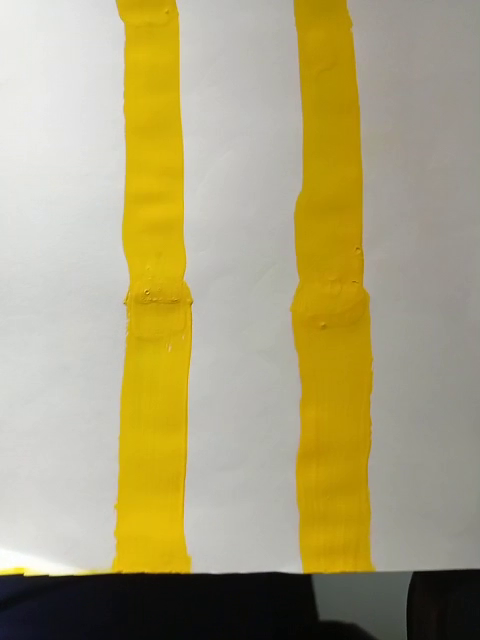
#> input picture frame 26 of path/Track2.mp4, 480 x 640 px
$ python pathDetector.py
#> lines starting #> are read from the running program, lines starting #| are printed output that depends on the picture; after the words box and inside, x2 and y2 are one past the last pixel; in counts of white or black regions, pixels touching at a corner belong together
import numpy as np
import cv2

vid = cv2.VideoCapture('Track2.mp4')
coordinates = [[0, 0]]


def orange():
    slope = 0.0
    while True:
        ret, image = vid.read()
#> image is the input picture: shape (640, 480, 3); mean B, G, R 121.6, 162.7, 172.6

        height = image.shape[0]
#> height = 640
        width = image.shape[1]
#> width = 480

        hsvFrame = cv2.cvtColor(image, cv2.COLOR_BGR2HSV)
#> hsvFrame: shape (640, 480, 3); mean H, S, V 30.1, 73.2, 173.2

        orange_lower = np.array([10, 100, 20], np.uint8)
        orange_upper = np.array([25, 255, 255], np.uint8)
        orange_mask = cv2.inRange(hsvFrame, orange_lower, orange_upper)
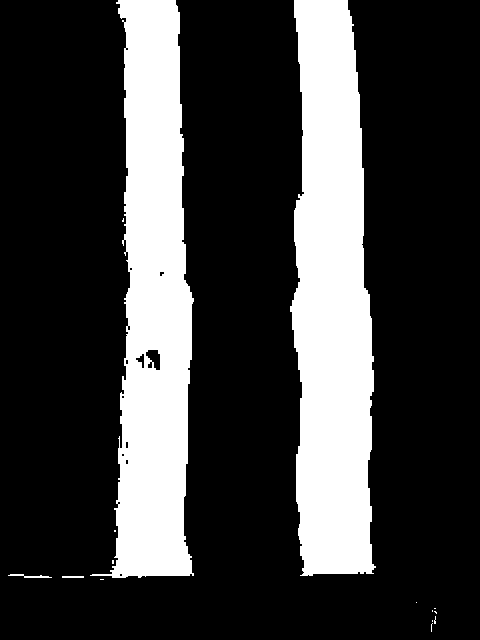
#> orange_mask: shape (640, 480); 24.3% white; 15 white regions (11 under 20 px), largest, box (x1, y1, x2, y2) and area: (290, 0, 376, 576) 38681, (90, 0, 194, 578) 35641, (8, 574, 52, 578) 85, (62, 576, 84, 578) 44

        kernel = np.ones((5, 5), "uint8")

        orange_mask = cv2.dilate(orange_mask, kernel)
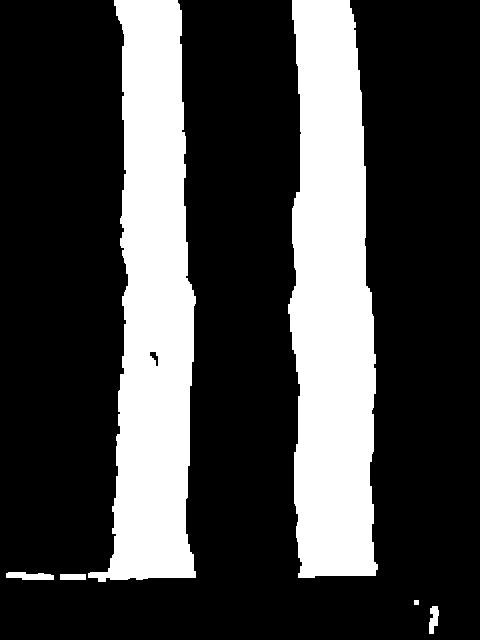
#> orange_mask: shape (640, 480); 26.4% white; 6 white regions
        res_orange = cv2.bitwise_and(image, image, mask=orange_mask)
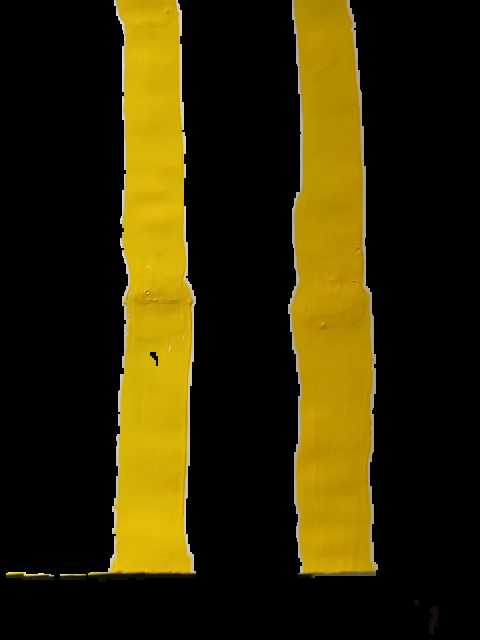
#> res_orange: shape (640, 480, 3); mean B, G, R 4.5, 42.2, 51.5

        contours, hierarchy = cv2.findContours(orange_mask, cv2.RETR_TREE, cv2.CHAIN_APPROX_SIMPLE)
#> contours = 7 contours, 1 with area under 20; largest, box (x1, y1, x2, y2) and area: (288, 0, 378, 578) 40772, (88, 0, 196, 582) 38410, (6, 572, 54, 580) 244, (429, 606, 439, 634) 158, (60, 574, 86, 580) 125, (149, 351, 159, 367) 75

        for pic, contour in enumerate(contours):
            area = cv2.contourArea(contour)
            if area > 2000:
                x, y, w, h = cv2.boundingRect(contour)
                cv2.rectangle(image, (x, y),
                              (x + w, y + h),
                              (255, 255, 0), 2)

                cv2.putText(image, "Orange", (x, y),
                            cv2.FONT_HERSHEY_SIMPLEX,
                            1.0, (255, 255, 0))

                centre_x, centre_y = ((x * 2 + w) // 2, (y * 2 + h) // 2)
                x, y = (coordinates[0][0], coordinates[0][1])

                cv2.line(image, (centre_x, centre_y), (coordinates[0][0], coordinates[0][1]), (0, 256, 0))

                if (x - centre_x) != 0:
                    slope = (y - centre_y) / (x - centre_x)

                if slope > 0.2:
                    cv2.putText(image, "Right", (width // 2, height // 2), cv2.FONT_HERSHEY_PLAIN, 3, (255, 255, 255), 3)

                elif slope < -0.2:
                    cv2.putText(image, "Left", (width // 2, height // 2), cv2.FONT_HERSHEY_PLAIN, 3, (255, 255, 255),
                                3)

                else:
                    cv2.putText(image, "Straight", (width // 2, height // 2), cv2.FONT_HERSHEY_PLAIN, 3,
                                (255, 255, 255), 3)

                coordinates.pop()
                coordinates.append([centre_x, centre_y])
#> this loop made 7 passes
#> (area, w, h, centre_x, centre_y, slope) on passes 5 to 6: (40772, 90, 578, 333, 289, 0.868), (38410, 108, 582, 142, 291, -0.0105)
#> area on passes 1, 4, 7: 157.5, 244, 75
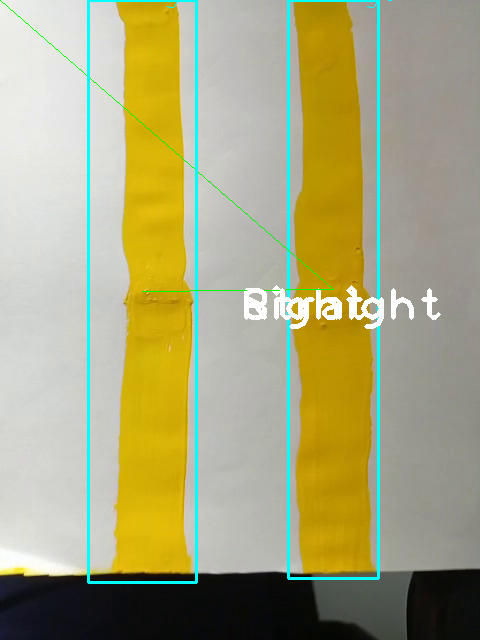
#> image: shape (640, 480, 3); 3.73% of pixels changed, all inside (x1, y1, x2, y2) = (0, 0, 441, 584)
#> after the loop, coordinates = [[142, 291]]

        cv2.imshow("images", np.hstack([image, res_orange]))
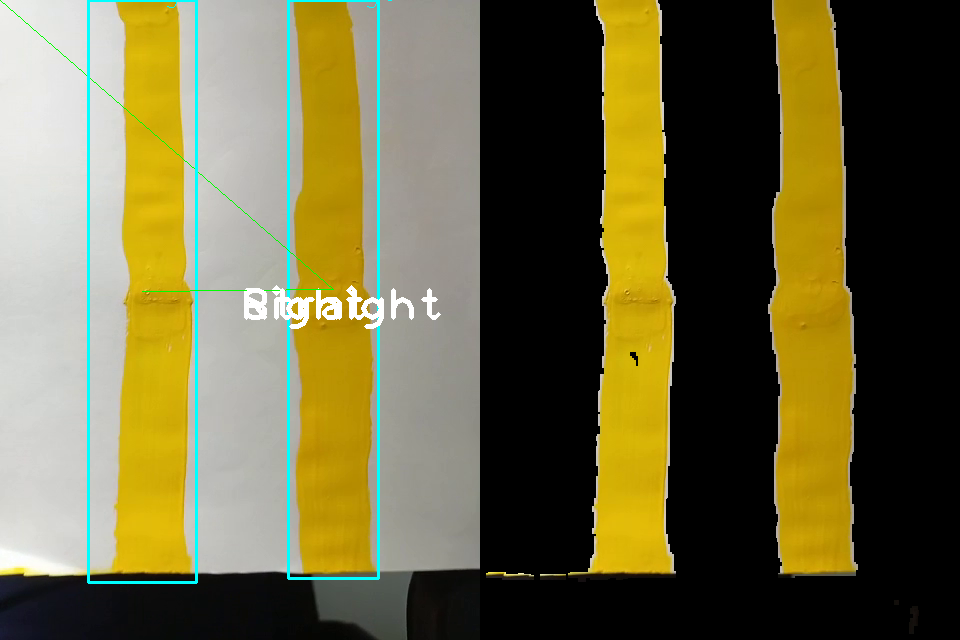
#> window 'images': shape (640, 960, 3); mean B, G, R 64.9, 104.1, 110.1
        if cv2.waitKey(10) & 0xFF == ord('q'):
#> (key q is pressed here)
            vid.release()
            cv2.destroyAllWindows()
            break


# [59 lines left out: function yellow, not called in this run]

orange()

$ run again, starting later in the video
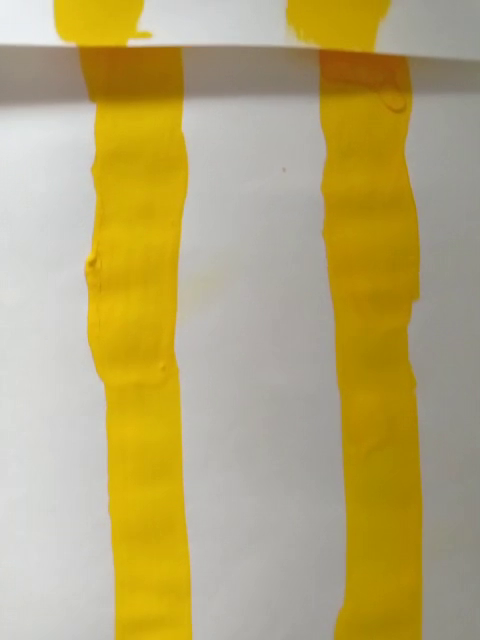
#> input picture frame 120 of path/Track2.mp4, 480 x 640 px
#> in orange, image is the input picture: shape (640, 480, 3); mean B, G, R 114, 167.7, 182.9
#> hsvFrame: shape (640, 480, 3); mean H, S, V 26.6, 94.9, 183.1
#> contours = 2 contours; box (x1, y1, x2, y2) and area: (52, 0, 194, 640) 56441, (284, 0, 426, 640) 56324
#> the loop in orange, `for pic, contour in enumerate(contours):` made 2 passes
#> (pic, area, w, h, centre_x, centre_y) on passes 1 to 2: (0, 56324.5, 142, 640, 355, 320), (1, 56441, 142, 640, 123, 320)
#> after the loop in orange, `for pic, contour in enumerate(contours):`:
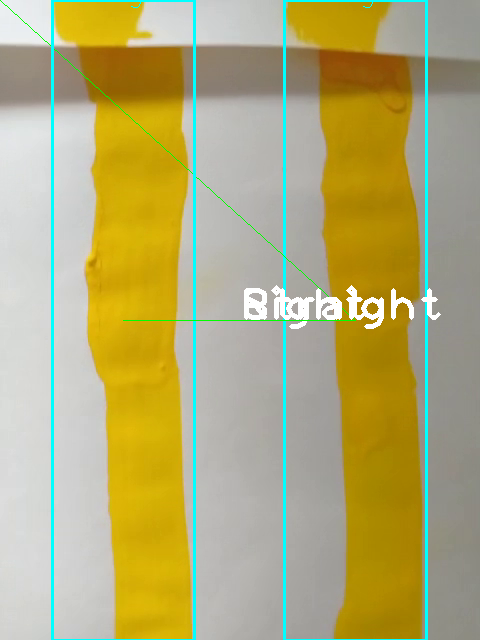
#> image: shape (640, 480, 3); 3.95% of pixels changed, all inside (x1, y1, x2, y2) = (0, 0, 441, 640)
#> after the loop in orange, `for pic, contour in enumerate(contours):`: coordinates = [[123, 320]]
#> in orange, `cv2.imshow("images", np.hstack([image, res_orange]))`:
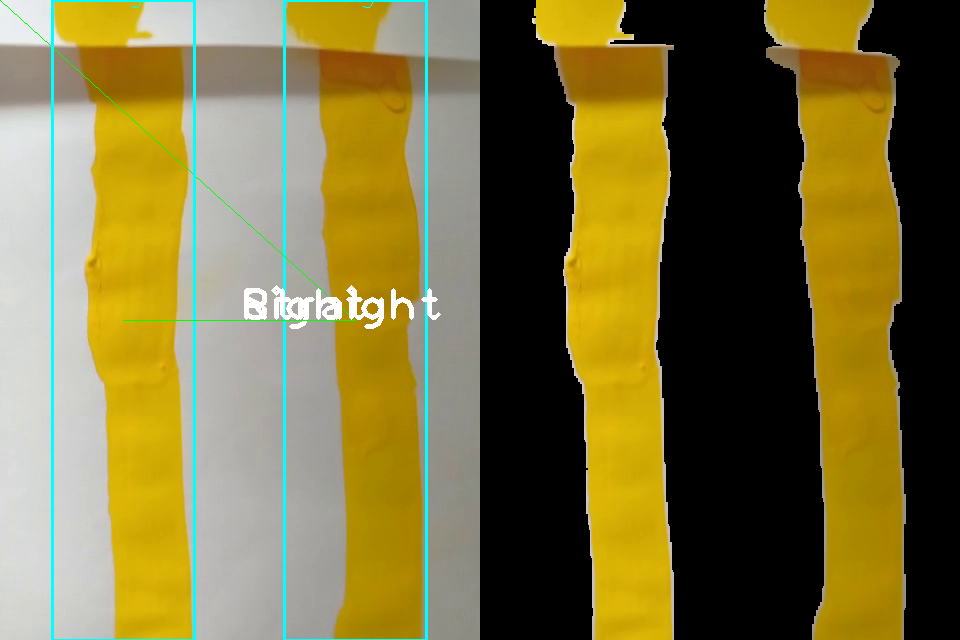
#> window 'images': shape (640, 960, 3); mean B, G, R 61.6, 113.5, 124.2

$ run again, starting later in the video
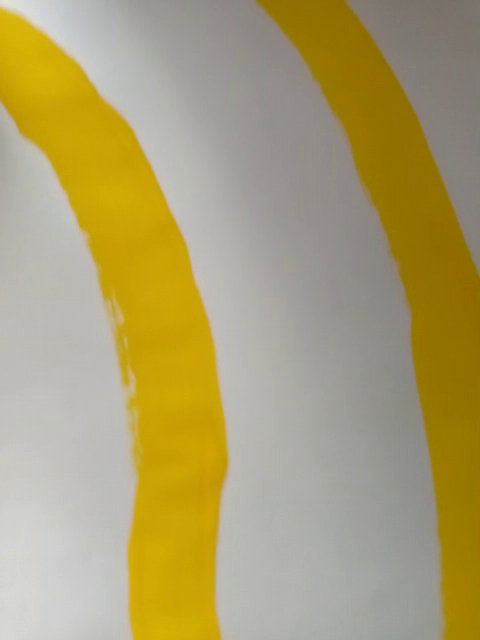
#> input picture frame 214 of path/Track2.mp4, 480 x 640 px
#> in orange, image is the input picture: shape (640, 480, 3); mean B, G, R 112.3, 159.6, 172.6
#> hsvFrame: shape (640, 480, 3); mean H, S, V 24.1, 86.8, 172.8
#> contours = 2 contours; box (x1, y1, x2, y2) and area: (0, 6, 232, 640) 59670, (254, 0, 480, 640) 43790
#> the loop in orange, `for pic, contour in enumerate(contours):` made 2 passes
#> (pic, area, w, h, centre_x, centre_y) on passes 1 to 2: (0, 59670, 232, 634, 116, 323), (1, 43790.5, 226, 640, 367, 320)
#> after the loop in orange, `for pic, contour in enumerate(contours):`:
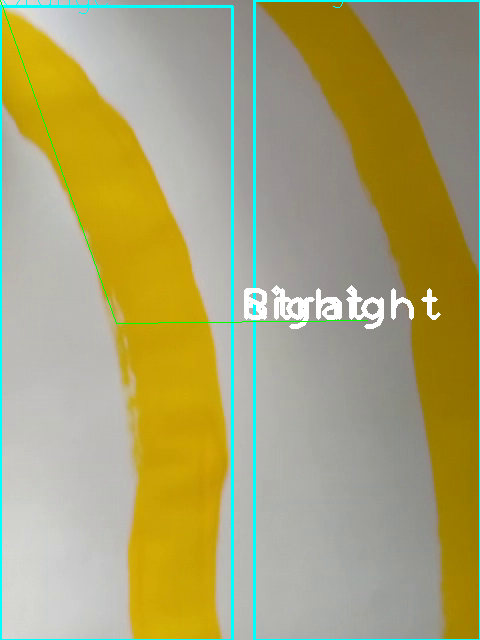
#> image: shape (640, 480, 3); 3.6% of pixels changed, all inside (x1, y1, x2, y2) = (0, 0, 480, 640)
#> after the loop in orange, `for pic, contour in enumerate(contours):`: coordinates = [[367, 320]]
#> in orange, `cv2.imshow("images", np.hstack([image, res_orange]))`:
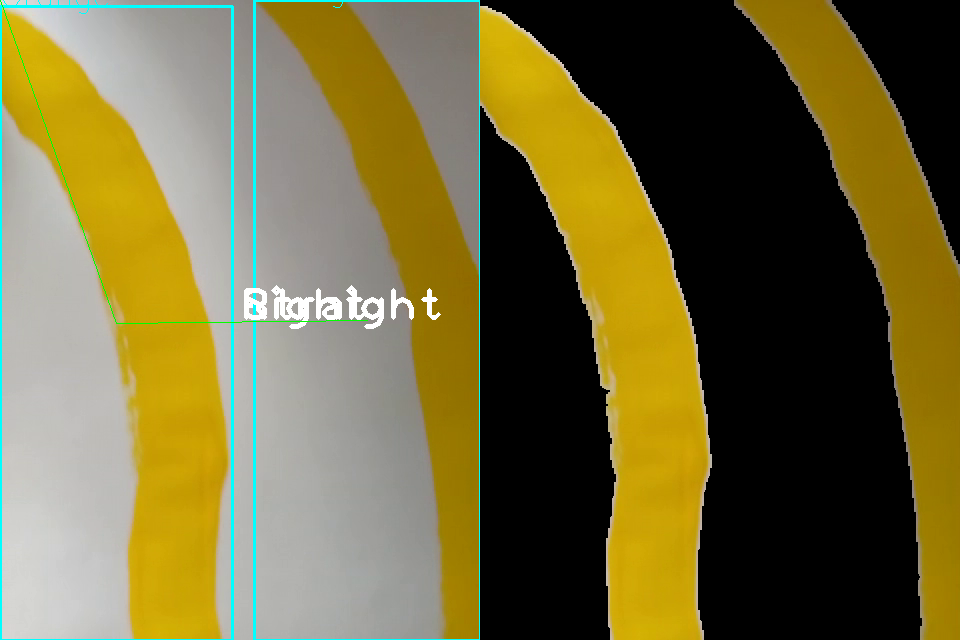
#> window 'images': shape (640, 960, 3); mean B, G, R 60.3, 106.1, 115.2
